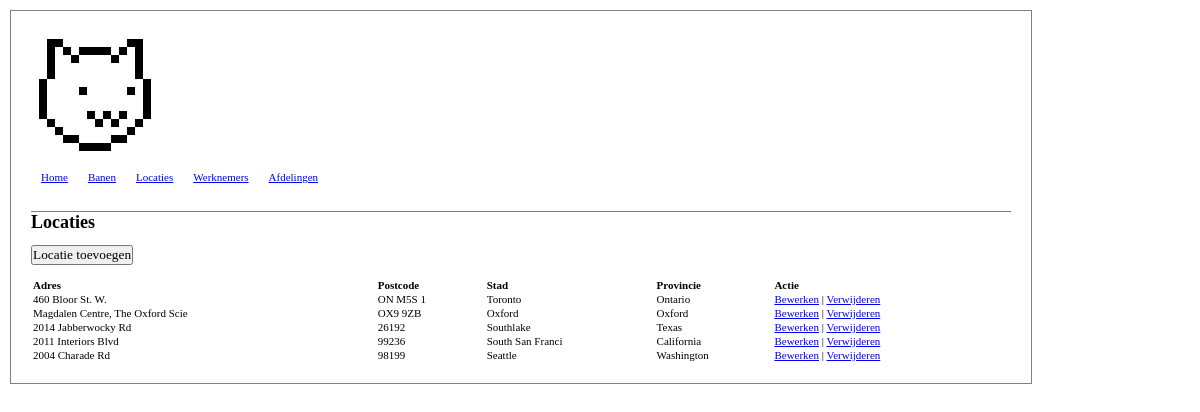
/?action=locations, run on the app's committed database.
### tables this page shows
CREATE TABLE IF NOT EXISTS `locations` (
  `LocationID` int(11) NOT NULL auto_increment,
  `StreetAddress` varchar(32) NOT NULL,
  `PostalCode` varchar(8) NOT NULL,
  `City` varchar(16) NOT NULL,
  `StateProvince` varchar(16) NOT NULL,
  `CountryID` int(11) NOT NULL,
  PRIMARY KEY  (`LocationID`)
);

### inc/locations.inc.php (the view, shortened to what this page needs)
<?php
	function displayAllLocations($mysqli) {
		$sql = "SELECT * FROM `Locations`";
		if (!$result = $mysqli->query($sql)) {
			http_response_code(503);
			echo '<h1>Database Error</h1>';
			exit(1);
		}
		echo'
<h1>Locaties</h1>
<br>
<input type="button" onclick="document.location.href=\'/?action=addlocation\';" value="Locatie toevoegen">
<br>
<br>
<table>
<tr>
<th>Adres</th>
<th>Postcode</th>
<th>Stad</th>
<th>Provincie</th>
<th>Actie</th>
</tr>';
		while ($row = $result->fetch_assoc()) {
			$row = escapeArray($row);
			echo'
<tr>
<td>',$row['StreetAddress'],'</td>
<td>',$row['PostalCode'],'</td>
<td>',$row['City'],'</td>
<td>',$row['StateProvince'],'</td>
<td><a href="/?action=editlocation&id=',$row['LocationID'],'">Bewerken</a> | <a href="javascript:confirmAction(\'Zeker weten?\', \'/?action=deletelocation&id=',$row['LocationID'],'\');">Verwijderen</a></td>
</tr>';
}
		echo '
</table>';
	}

### css/style.css (style rules this page uses)
* { margin: 0px; padding: 0px; font-family:verdana; }
body { margin:10px; }
table { width:100%; }
th { text-align:left; }
td, div, th { font-size:11px; }
h1 { font-size:18px; }

### data on the page
locations: StreetAddress "460 Bloor St. W.", PostalCode "ON M5S 1", City "Toronto", StateProvince "Ontario"
locations: StreetAddress "Magdalen Centre, The Oxford Scie", PostalCode "OX9 9ZB", City "Oxford", StateProvince "Oxford"
locations: StreetAddress "2014 Jabberwocky Rd", PostalCode "26192", City "Southlake", StateProvince "Texas"
locations: StreetAddress "2011 Interiors Blvd", PostalCode "99236", City "South San Franci", StateProvince "California"
locations: StreetAddress "2004 Charade Rd", PostalCode "98199", City "Seattle", StateProvince "Washington"
